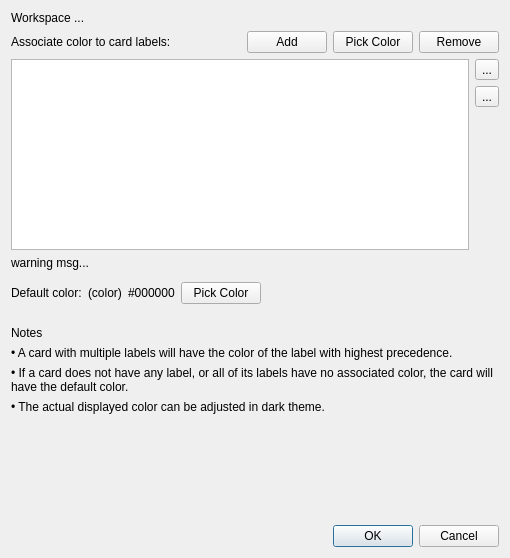
<?xml version="1.0" encoding="UTF-8"?>
<ui version="4.0">
 <class>DialogWorkspaceCardColors</class>
 <widget class="QDialog" name="DialogWorkspaceCardColors">
  <property name="geometry">
   <rect>
    <x>0</x>
    <y>0</y>
    <width>510</width>
    <height>558</height>
   </rect>
  </property>
  <property name="windowTitle">
   <string>Dialog</string>
  </property>
  <layout class="QVBoxLayout" name="verticalLayout_2">
   <item>
    <widget class="QLabel" name="labelTitle">
     <property name="text">
      <string>Workspace ...</string>
     </property>
    </widget>
   </item>
   <item>
    <layout class="QHBoxLayout" name="horizontalLayout">
     <item>
      <widget class="QLabel" name="label">
       <property name="text">
        <string>Associate color to card labels:</string>
       </property>
      </widget>
     </item>
     <item>
      <spacer name="horizontalSpacer_2">
       <property name="orientation">
        <enum>Qt::Horizontal</enum>
       </property>
       <property name="sizeHint" stdset="0">
        <size>
         <width>40</width>
         <height>20</height>
        </size>
       </property>
      </spacer>
     </item>
     <item>
      <widget class="QPushButton" name="buttonAdd">
       <property name="text">
        <string>Add</string>
       </property>
      </widget>
     </item>
     <item>
      <widget class="QPushButton" name="buttonPickColor">
       <property name="text">
        <string>Pick Color</string>
       </property>
      </widget>
     </item>
     <item>
      <widget class="QPushButton" name="buttonRemove">
       <property name="text">
        <string>Remove</string>
       </property>
      </widget>
     </item>
    </layout>
   </item>
   <item>
    <layout class="QHBoxLayout" name="horizontalLayout_3">
     <item>
      <widget class="QTableWidget" name="tableWidget"/>
     </item>
     <item>
      <layout class="QVBoxLayout" name="verticalLayout">
       <item>
        <widget class="QToolButton" name="buttonUp">
         <property name="text">
          <string>...</string>
         </property>
        </widget>
       </item>
       <item>
        <widget class="QToolButton" name="buttonDown">
         <property name="text">
          <string>...</string>
         </property>
        </widget>
       </item>
       <item>
        <spacer name="verticalSpacer_4">
         <property name="orientation">
          <enum>Qt::Vertical</enum>
         </property>
         <property name="sizeHint" stdset="0">
          <size>
           <width>20</width>
           <height>40</height>
          </size>
         </property>
        </spacer>
       </item>
      </layout>
     </item>
    </layout>
   </item>
   <item>
    <widget class="QLabel" name="labelWarningMsg">
     <property name="text">
      <string>warning msg...</string>
     </property>
    </widget>
   </item>
   <item>
    <spacer name="verticalSpacer">
     <property name="orientation">
      <enum>Qt::Vertical</enum>
     </property>
     <property name="sizeType">
      <enum>QSizePolicy::Fixed</enum>
     </property>
     <property name="sizeHint" stdset="0">
      <size>
       <width>20</width>
       <height>6</height>
      </size>
     </property>
    </spacer>
   </item>
   <item>
    <layout class="QHBoxLayout" name="horizontalLayout_2">
     <item>
      <widget class="QLabel" name="label_2">
       <property name="text">
        <string>Default color:</string>
       </property>
      </widget>
     </item>
     <item>
      <widget class="QLabel" name="labelDefaultColor">
       <property name="text">
        <string>(color)</string>
       </property>
      </widget>
     </item>
     <item>
      <widget class="QLabel" name="labelDefaultColorHex">
       <property name="text">
        <string>#000000</string>
       </property>
      </widget>
     </item>
     <item>
      <widget class="QPushButton" name="buttonEditDefaultColor">
       <property name="text">
        <string>Pick Color</string>
       </property>
      </widget>
     </item>
     <item>
      <spacer name="horizontalSpacer">
       <property name="orientation">
        <enum>Qt::Horizontal</enum>
       </property>
       <property name="sizeHint" stdset="0">
        <size>
         <width>40</width>
         <height>20</height>
        </size>
       </property>
      </spacer>
     </item>
    </layout>
   </item>
   <item>
    <spacer name="verticalSpacer_2">
     <property name="orientation">
      <enum>Qt::Vertical</enum>
     </property>
     <property name="sizeType">
      <enum>QSizePolicy::Fixed</enum>
     </property>
     <property name="sizeHint" stdset="0">
      <size>
       <width>10</width>
       <height>16</height>
      </size>
     </property>
    </spacer>
   </item>
   <item>
    <widget class="QLabel" name="label_5">
     <property name="text">
      <string>Notes</string>
     </property>
    </widget>
   </item>
   <item>
    <widget class="QLabel" name="label_3">
     <property name="text">
      <string>• A card with multiple labels will have the color of the label with highest precedence.</string>
     </property>
     <property name="wordWrap">
      <bool>true</bool>
     </property>
    </widget>
   </item>
   <item>
    <widget class="QLabel" name="label_4">
     <property name="text">
      <string>• If a card does not have any label, or all of its labels have no associated color, the card will have the default color.</string>
     </property>
     <property name="wordWrap">
      <bool>true</bool>
     </property>
    </widget>
   </item>
   <item>
    <widget class="QLabel" name="label_6">
     <property name="text">
      <string>• The actual displayed color can be adjusted in dark theme.</string>
     </property>
     <property name="wordWrap">
      <bool>true</bool>
     </property>
    </widget>
   </item>
   <item>
    <spacer name="verticalSpacer_3">
     <property name="orientation">
      <enum>Qt::Vertical</enum>
     </property>
     <property name="sizeType">
      <enum>QSizePolicy::Expanding</enum>
     </property>
     <property name="sizeHint" stdset="0">
      <size>
       <width>20</width>
       <height>106</height>
      </size>
     </property>
    </spacer>
   </item>
   <item>
    <widget class="QDialogButtonBox" name="buttonBox">
     <property name="orientation">
      <enum>Qt::Horizontal</enum>
     </property>
     <property name="standardButtons">
      <set>QDialogButtonBox::Cancel|QDialogButtonBox::Ok</set>
     </property>
    </widget>
   </item>
  </layout>
 </widget>
 <resources/>
 <connections>
  <connection>
   <sender>buttonBox</sender>
   <signal>accepted()</signal>
   <receiver>DialogWorkspaceCardColors</receiver>
   <slot>accept()</slot>
   <hints>
    <hint type="sourcelabel">
     <x>248</x>
     <y>254</y>
    </hint>
    <hint type="destinationlabel">
     <x>157</x>
     <y>274</y>
    </hint>
   </hints>
  </connection>
  <connection>
   <sender>buttonBox</sender>
   <signal>rejected()</signal>
   <receiver>DialogWorkspaceCardColors</receiver>
   <slot>reject()</slot>
   <hints>
    <hint type="sourcelabel">
     <x>316</x>
     <y>260</y>
    </hint>
    <hint type="destinationlabel">
     <x>286</x>
     <y>274</y>
    </hint>
   </hints>
  </connection>
 </connections>
</ui>
